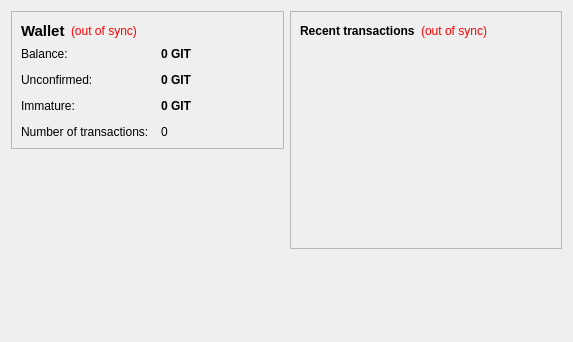
<?xml version="1.0" encoding="UTF-8"?>
<ui version="4.0">
 <class>OverviewPage</class>
 <widget class="QWidget" name="OverviewPage">
  <property name="geometry">
   <rect>
    <x>0</x>
    <y>0</y>
    <width>573</width>
    <height>342</height>
   </rect>
  </property>
  <property name="windowTitle">
   <string>Form</string>
  </property>
  <layout class="QHBoxLayout" name="horizontalLayout" stretch="1,1">
   <item>
    <layout class="QVBoxLayout" name="verticalLayout_2">
     <item>
      <widget class="QFrame" name="frame">
       <property name="frameShape">
        <enum>QFrame::StyledPanel</enum>
       </property>
       <property name="frameShadow">
        <enum>QFrame::Raised</enum>
       </property>
       <layout class="QVBoxLayout" name="verticalLayout_4">
        <item>
         <layout class="QHBoxLayout" name="horizontalLayout_4">
          <item>
           <widget class="QLabel" name="label_5">
            <property name="font">
             <font>
              <pointsize>11</pointsize>
              <weight>75</weight>
              <bold>true</bold>
             </font>
            </property>
            <property name="text">
             <string>Wallet</string>
            </property>
           </widget>
          </item>
          <item>
           <widget class="QLabel" name="labelWalletStatus">
            <property name="toolTip">
             <string>The displayed information may be out of date. Your wallet automatically synchronizes with the GitCoin network after a connection is established, but this process has not completed yet.</string>
            </property>
            <property name="styleSheet">
             <string notr="true">QLabel { color: red; }</string>
            </property>
            <property name="text">
             <string notr="true">(out of sync)</string>
            </property>
            <property name="alignment">
             <set>Qt::AlignLeading|Qt::AlignLeft|Qt::AlignVCenter</set>
            </property>
           </widget>
          </item>
          <item>
           <spacer name="horizontalSpacer_2">
            <property name="orientation">
             <enum>Qt::Horizontal</enum>
            </property>
            <property name="sizeHint" stdset="0">
             <size>
              <width>40</width>
              <height>20</height>
             </size>
            </property>
           </spacer>
          </item>
         </layout>
        </item>
        <item>
         <layout class="QFormLayout" name="formLayout_2">
          <property name="fieldGrowthPolicy">
           <enum>QFormLayout::AllNonFixedFieldsGrow</enum>
          </property>
          <property name="horizontalSpacing">
           <number>12</number>
          </property>
          <property name="verticalSpacing">
           <number>12</number>
          </property>
          <item row="0" column="0">
           <widget class="QLabel" name="label">
            <property name="text">
             <string>Balance:</string>
            </property>
           </widget>
          </item>
          <item row="0" column="1">
           <widget class="QLabel" name="labelBalance">
            <property name="font">
             <font>
              <weight>75</weight>
              <bold>true</bold>
             </font>
            </property>
            <property name="cursor">
             <cursorShape>IBeamCursor</cursorShape>
            </property>
            <property name="toolTip">
             <string>Your current balance</string>
            </property>
            <property name="text">
             <string notr="true">0 GIT</string>
            </property>
            <property name="textInteractionFlags">
             <set>Qt::LinksAccessibleByMouse|Qt::TextSelectableByKeyboard|Qt::TextSelectableByMouse</set>
            </property>
           </widget>
          </item>
          <item row="1" column="0">
           <widget class="QLabel" name="label_3">
            <property name="text">
             <string>Unconfirmed:</string>
            </property>
           </widget>
          </item>
          <item row="1" column="1">
           <widget class="QLabel" name="labelUnconfirmed">
            <property name="font">
             <font>
              <weight>75</weight>
              <bold>true</bold>
             </font>
            </property>
            <property name="cursor">
             <cursorShape>IBeamCursor</cursorShape>
            </property>
            <property name="toolTip">
             <string>Total of transactions that have yet to be confirmed, and do not yet count toward the current balance</string>
            </property>
            <property name="text">
             <string notr="true">0 GIT</string>
            </property>
            <property name="textInteractionFlags">
             <set>Qt::LinksAccessibleByMouse|Qt::TextSelectableByKeyboard|Qt::TextSelectableByMouse</set>
            </property>
           </widget>
          </item>
          <item row="3" column="0">
           <widget class="QLabel" name="label_2">
            <property name="text">
             <string>Number of transactions:</string>
            </property>
           </widget>
          </item>
          <item row="3" column="1">
           <widget class="QLabel" name="labelNumTransactions">
            <property name="toolTip">
             <string>Total number of transactions in wallet</string>
            </property>
            <property name="text">
             <string notr="true">0</string>
            </property>
           </widget>
          </item>
          <item row="2" column="0">
           <widget class="QLabel" name="labelImmatureText">
            <property name="text">
             <string>Immature:</string>
            </property>
           </widget>
          </item>
          <item row="2" column="1">
           <widget class="QLabel" name="labelImmature">
            <property name="font">
             <font>
              <weight>75</weight>
              <bold>true</bold>
             </font>
            </property>
            <property name="toolTip">
             <string>Mined balance that has not yet matured</string>
            </property>
            <property name="text">
             <string notr="true">0 GIT</string>
            </property>
            <property name="textInteractionFlags">
             <set>Qt::LinksAccessibleByMouse|Qt::TextSelectableByKeyboard|Qt::TextSelectableByMouse</set>
            </property>
           </widget>
          </item>
         </layout>
        </item>
       </layout>
      </widget>
     </item>
     <item>
      <spacer name="verticalSpacer">
       <property name="orientation">
        <enum>Qt::Vertical</enum>
       </property>
       <property name="sizeHint" stdset="0">
        <size>
         <width>20</width>
         <height>40</height>
        </size>
       </property>
      </spacer>
     </item>
    </layout>
   </item>
   <item>
    <layout class="QVBoxLayout" name="verticalLayout_3">
     <item>
      <widget class="QFrame" name="frame_2">
       <property name="frameShape">
        <enum>QFrame::StyledPanel</enum>
       </property>
       <property name="frameShadow">
        <enum>QFrame::Raised</enum>
       </property>
       <layout class="QVBoxLayout" name="verticalLayout">
        <item>
         <layout class="QHBoxLayout" name="horizontalLayout_2">
          <item>
           <widget class="QLabel" name="label_4">
            <property name="text">
             <string>&lt;b&gt;Recent transactions&lt;/b&gt;</string>
            </property>
           </widget>
          </item>
          <item>
           <widget class="QLabel" name="labelTransactionsStatus">
            <property name="toolTip">
             <string>The displayed information may be out of date. Your wallet automatically synchronizes with the GitCoin network after a connection is established, but this process has not completed yet.</string>
            </property>
            <property name="styleSheet">
             <string notr="true">QLabel { color: red; }</string>
            </property>
            <property name="text">
             <string notr="true">(out of sync)</string>
            </property>
            <property name="alignment">
             <set>Qt::AlignRight|Qt::AlignTrailing|Qt::AlignVCenter</set>
            </property>
           </widget>
          </item>
          <item>
           <spacer name="horizontalSpacer">
            <property name="orientation">
             <enum>Qt::Horizontal</enum>
            </property>
            <property name="sizeHint" stdset="0">
             <size>
              <width>40</width>
              <height>20</height>
             </size>
            </property>
           </spacer>
          </item>
         </layout>
        </item>
        <item>
         <widget class="QListView" name="listTransactions">
          <property name="styleSheet">
           <string notr="true">QListView { background: transparent; }</string>
          </property>
          <property name="frameShape">
           <enum>QFrame::NoFrame</enum>
          </property>
          <property name="verticalScrollBarPolicy">
           <enum>Qt::ScrollBarAlwaysOff</enum>
          </property>
          <property name="horizontalScrollBarPolicy">
           <enum>Qt::ScrollBarAlwaysOff</enum>
          </property>
          <property name="selectionMode">
           <enum>QAbstractItemView::NoSelection</enum>
          </property>
         </widget>
        </item>
       </layout>
      </widget>
     </item>
     <item>
      <spacer name="verticalSpacer_2">
       <property name="orientation">
        <enum>Qt::Vertical</enum>
       </property>
       <property name="sizeHint" stdset="0">
        <size>
         <width>20</width>
         <height>40</height>
        </size>
       </property>
      </spacer>
     </item>
    </layout>
   </item>
  </layout>
 </widget>
 <resources/>
 <connections/>
</ui>
